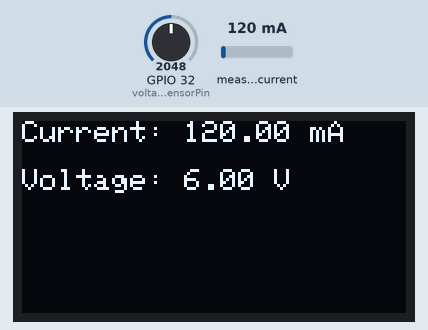
Simulated run of this sketch. Board: ESP32. Shown: 128×64 one-colour display. The test bench sets the inputs (shaded band); at power-on: measured current 120 mA, GPIO 32 (voltageSensorPin) = 2048. The display library's start-up logo is not drawn; storage starts empty; what the sketch prints to the serial monitor is not drawn.

Above: at 3.2 s.
3.3 s: measured current set to 40 mA
At 5.1 s:
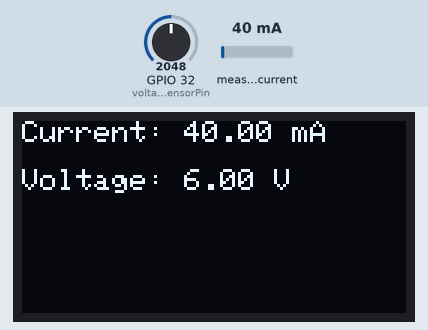
5.6 s: GPIO 32 (voltageSensorPin) set to 2866
At 7.0 s:
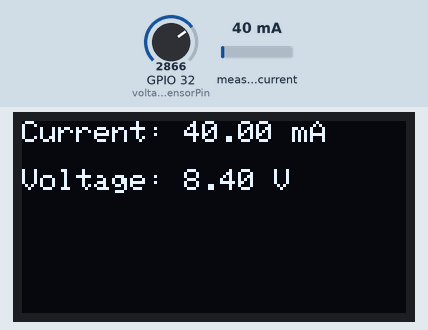
7.7 s: measured current set to 500 mA
At 8.8 s:
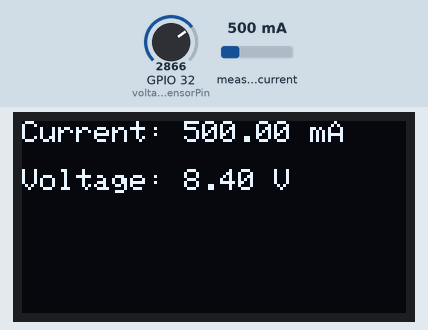
9.8 s: GPIO 32 (voltageSensorPin) set to 3603
At 11.6 s:
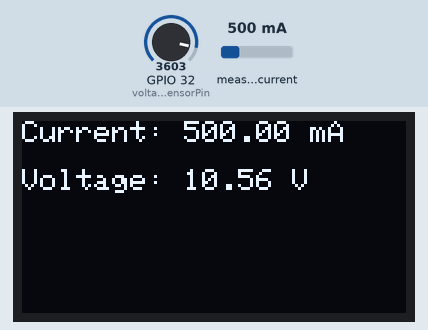
11.9 s: measured current set to 1000 mA
At 13.6 s:
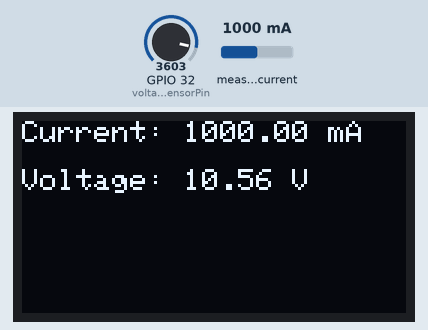
13.9 s: GPIO 32 (voltageSensorPin) set to 4095
At 15.4 s:
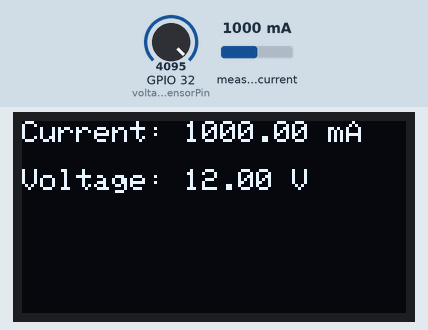
Timing chart, 0 to 16.9 s (numbered marks = the images above; inputs shaded):
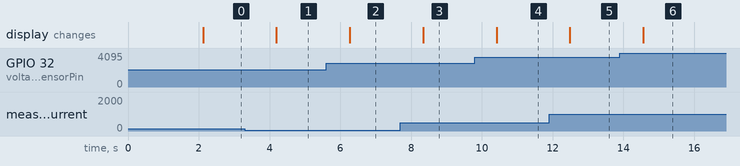

The sketch:

esp_32_code.ino
```cpp
#include <Wire.h>
#include <Adafruit_GFX.h>
#include <Adafruit_SSD1306.h>
#include <SD.h>
#include <SPI.h>
#include <ACS712.h>

#define SCREEN_WIDTH 128
#define SCREEN_HEIGHT 64

#define SD_CS_PIN 5
#define FILENAME "acs712.txt"  // File name to store data

// Declaration for an SSD1306 display connected to I2C (SDA, SCL pins)
Adafruit_SSD1306 display(SCREEN_WIDTH, SCREEN_HEIGHT, &Wire, -1);

// 33: The pin to which the ACS712 sensor is connected.
// 3.3: The reference voltage for the ADC (Analog-to-Digital Converter) on esp32. This is often the supply voltage.
// 4095: The maximum ADC value, representing the maximum possible value the ADC can read (for a 12-bit ADC).
// 185: The sensitivity of the ACS712 sensor in mV per Ampere.
ACS712  ACS(33, 3.3, 4095, 185);

int voltageSensorPin = 32;

File dataFile;

void setup() {
  Serial.begin(115200);

  if(!display.begin(SSD1306_SWITCHCAPVCC, 0x3C)) // Address 0x3D for 128x64
  {
    Serial.println(F("SSD1306 allocation failed"));
    for(;;);
  }

  display.display();
  delay(2000);
  display.clearDisplay();

  // Initialize SD card
  if (SD.begin(SD_CS_PIN)) {
    Serial.println("SD card initialized.");
    dataFile = SD.open(FILENAME, FILE_WRITE);
    if (dataFile) {
      dataFile.println("Current(mA),Voltage(V)");
      dataFile.close();
    }
  } else {
    Serial.println("SD card initialization failed!");
  }
}

void loop() {
  // Read current from ACS712 sensor
  float current_mA = ACS.mA_DC();

  // Read voltage from voltage sensor
  int sensorValue = analogRead(voltageSensorPin);
  float voltage = map(sensorValue, 0, 4095, 0, 12000) / 1000.0;


  // Print the values to the Serial Monitor
  Serial.print("Current: ");
  Serial.print(current_mA);
  Serial.println(" mA");

  Serial.print("Voltage: ");
  Serial.print(voltage);
  Serial.println(" V");

  // Save data to SD card
  dataFile = SD.open(FILENAME, FILE_WRITE);
  if (dataFile) {
    dataFile.print(current_mA);
    dataFile.print(",");
    dataFile.println(voltage);
    dataFile.close();
  } else {
    Serial.println("Error opening data file.");
  }

  // Display the values on the OLED display
  display.clearDisplay();
  display.setTextSize(1);
  display.setTextColor(SSD1306_WHITE);
  display.setCursor(0, 0);
  display.print("Current: ");
  display.print(current_mA);
  display.print(" mA");

  display.setCursor(0, 16);
  display.print("Voltage: ");
  display.print(voltage);
  display.print(" V");

  display.display();

  delay(1000);
}
```

Measured:
- after the input at 3.3 s, the display: changes after 0.90 s (image 1)
- after the input at 5.6 s, the display: changes after 0.67 s (image 2)
- after the input at 7.7 s, the display: changes after 0.64 s (image 3)
- after the input at 9.8 s, the display: changes after 0.62 s (image 4)
- after the input at 11.9 s, the display: changes after 0.59 s (image 5)
- after the input at 13.9 s, the display: changes after 0.66 s (image 6)
